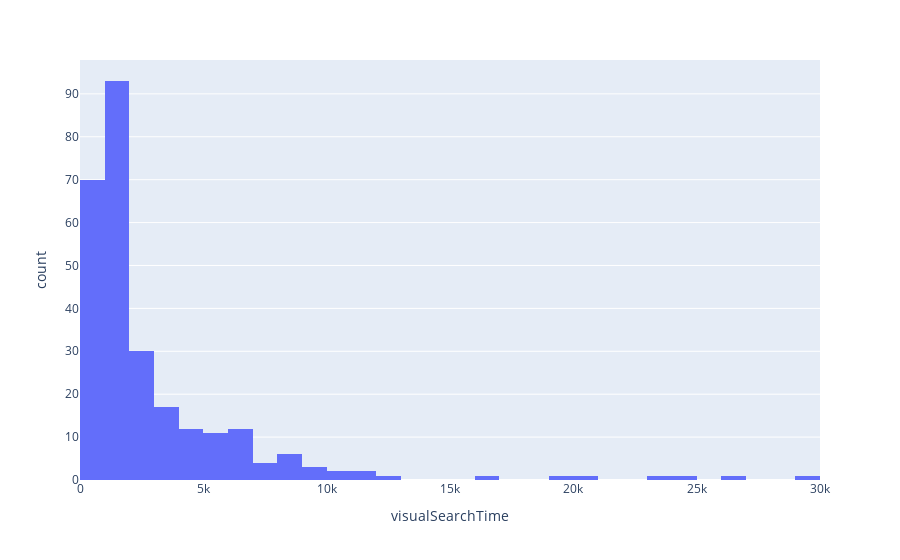

Notebook code cell kept with this figure:
### Code cell
fig = px.histogram(data, x='visualSearchTime')
fig.show()

### Figure 1 — Plotly figure (JSON) as saved in the notebook; plotly's stock layout.template omitted (floating-point values rounded to 4 significant figures; data arrays with more than 128 entries replaced by an {"elided": "..."} marker saying what was removed)
{"data": [{"alignmentgroup": "True", "bingroup": "x", "hovertemplate": "visualSearchTime=%{x}<br>count=%{y}<extra></extra>", "legendgroup": "", "marker": {"color": "#636efa", "pattern": {"shape": ""}}, "name": "", "offsetgroup": "", "orientation": "v", "showlegend": false, "type": "histogram", "x": {"elided": "270 int values"}, "xaxis": "x", "yaxis": "y"}], "layout": {"barmode": "relative", "legend": {"tracegroupgap": 0}, "margin": {"t": 60}, "xaxis": {"anchor": "y", "domain": [0, 1], "title": {"text": "visualSearchTime"}}, "yaxis": {"anchor": "x", "domain": [0, 1], "title": {"text": "count"}}}}
